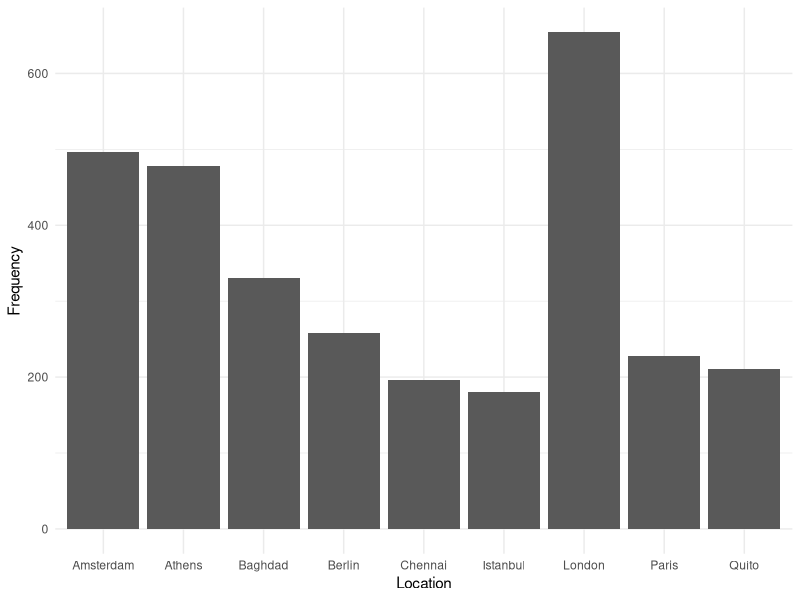

Reproduce this figure in R.
## ---- chunk 1
library(ggplot2)
df = read.table("./output/wordcount.csv",
                sep = ",",
                na.strings = "N/A",
                col.names = c("Word","Location","Count"),
                header = FALSE
)
df = df[order(-df[,3]),]
## ---- chunk 2
summary(df)
## ---- chunk 3
total_byLocation = aggregate(df$Count,
                            by = list(Location = df$Location),
                            FUN = "sum")
total_byLocation=total_byLocation[order(-total_byLocation[,2]),]

total_byWord = aggregate(df$Count,
                         by = list(Word = df$Word),
                         FUN = "sum")
total_byWord=total_byWord[order(-total_byWord[,2]),]

top_ten_word= total_byWord[1:10,]
top_ten_location = total_byLocation[2:10,]
## ---- chunk 4
top_ten_location
## ---- chunk 5
p1 <- ggplot(data=top_ten_location,aes(x=Location,y=x))
p1 <- p1 + geom_bar(stat="identity",size=1) + ylab("Frequency")
p1 <- p1 + theme_minimal()
p1
